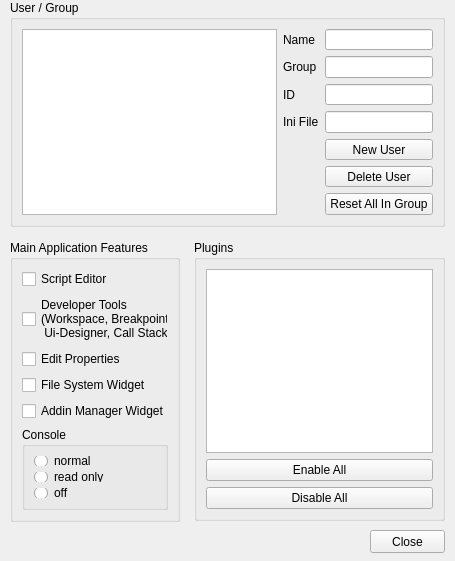
<?xml version="1.0" encoding="UTF-8"?>
<ui version="4.0">
 <class>Form</class>
 <widget class="QWidget" name="Form">
  <property name="geometry">
   <rect>
    <x>0</x>
    <y>0</y>
    <width>455</width>
    <height>561</height>
   </rect>
  </property>
  <property name="windowTitle">
   <string>Form</string>
  </property>
  <widget class="QGroupBox" name="groupBox">
   <property name="geometry">
    <rect>
     <x>10</x>
     <y>240</y>
     <width>170</width>
     <height>282</height>
    </rect>
   </property>
   <property name="title">
    <string>Main Application Features</string>
   </property>
   <layout class="QVBoxLayout" name="verticalLayout_2">
    <item>
     <widget class="QCheckBox" name="checkBox_scriptEditor">
      <property name="text">
       <string>Script Editor</string>
      </property>
     </widget>
    </item>
    <item>
     <widget class="QCheckBox" name="checkBox_devTools">
      <property name="text">
       <string>Developer Tools
(Workspace, Breakpoints,
 Ui-Designer, Call Stack)</string>
      </property>
     </widget>
    </item>
    <item>
     <widget class="QCheckBox" name="checkBox_editProperties">
      <property name="text">
       <string>Edit Properties</string>
      </property>
     </widget>
    </item>
    <item>
     <widget class="QCheckBox" name="checkBox_fileSystem">
      <property name="text">
       <string>File System Widget</string>
      </property>
     </widget>
    </item>
    <item>
     <widget class="QCheckBox" name="checkBox_addInManager">
      <property name="text">
       <string>Addin Manager Widget</string>
      </property>
     </widget>
    </item>
    <item>
     <widget class="QGroupBox" name="groupBox_2">
      <property name="title">
       <string>Console</string>
      </property>
      <layout class="QVBoxLayout" name="verticalLayout">
       <item>
        <widget class="QRadioButton" name="radioButton_consoleNormal">
         <property name="text">
          <string>normal</string>
         </property>
        </widget>
       </item>
       <item>
        <widget class="QRadioButton" name="radioButton_consoleRO">
         <property name="text">
          <string>read only</string>
         </property>
        </widget>
       </item>
       <item>
        <widget class="QRadioButton" name="radioButton_consoleOff">
         <property name="text">
          <string>off</string>
         </property>
        </widget>
       </item>
      </layout>
     </widget>
    </item>
   </layout>
  </widget>
  <widget class="QGroupBox" name="groupBox_3">
   <property name="geometry">
    <rect>
     <x>194</x>
     <y>240</y>
     <width>251</width>
     <height>281</height>
    </rect>
   </property>
   <property name="title">
    <string>Plugins</string>
   </property>
   <layout class="QVBoxLayout" name="verticalLayout_3">
    <item>
     <widget class="QTableView" name="pluginTable"/>
    </item>
    <item>
     <widget class="QPushButton" name="pushButton_pluginsEnableAll">
      <property name="text">
       <string>Enable All</string>
      </property>
     </widget>
    </item>
    <item>
     <widget class="QPushButton" name="pushButton_disableAll">
      <property name="text">
       <string>Disable All</string>
      </property>
     </widget>
    </item>
   </layout>
  </widget>
  <widget class="QGroupBox" name="groupBox_4">
   <property name="geometry">
    <rect>
     <x>10</x>
     <y>0</y>
     <width>435</width>
     <height>227</height>
    </rect>
   </property>
   <property name="title">
    <string>User / Group</string>
   </property>
   <layout class="QHBoxLayout" name="horizontalLayout">
    <item>
     <widget class="QListView" name="userList"/>
    </item>
    <item>
     <layout class="QVBoxLayout" name="verticalLayout_4">
      <item>
       <layout class="QFormLayout" name="formLayout">
        <property name="fieldGrowthPolicy">
         <enum>QFormLayout::AllNonFixedFieldsGrow</enum>
        </property>
        <item row="0" column="0">
         <widget class="QLabel" name="label">
          <property name="text">
           <string>Name</string>
          </property>
         </widget>
        </item>
        <item row="0" column="1">
         <widget class="QLineEdit" name="lineEdit_name"/>
        </item>
        <item row="1" column="0">
         <widget class="QLabel" name="label_2">
          <property name="text">
           <string>Group</string>
          </property>
         </widget>
        </item>
        <item row="1" column="1">
         <widget class="QLineEdit" name="lineEdit_group"/>
        </item>
        <item row="2" column="0">
         <widget class="QLabel" name="label_3">
          <property name="text">
           <string>ID</string>
          </property>
         </widget>
        </item>
        <item row="2" column="1">
         <widget class="QLineEdit" name="lineEdit_id"/>
        </item>
        <item row="3" column="0">
         <widget class="QLabel" name="label_4">
          <property name="text">
           <string>Ini File</string>
          </property>
         </widget>
        </item>
        <item row="3" column="1">
         <widget class="QLineEdit" name="lineEdit_iniFile"/>
        </item>
        <item row="6" column="1">
         <widget class="QPushButton" name="pushButton_resetGroup">
          <property name="text">
           <string>Reset All In Group</string>
          </property>
         </widget>
        </item>
        <item row="4" column="1">
         <widget class="QPushButton" name="pushButton_newUser">
          <property name="text">
           <string>New User</string>
          </property>
         </widget>
        </item>
        <item row="5" column="1">
         <widget class="QPushButton" name="pushButton_delUser">
          <property name="text">
           <string>Delete User</string>
          </property>
         </widget>
        </item>
       </layout>
      </item>
     </layout>
    </item>
   </layout>
  </widget>
  <widget class="QPushButton" name="pushButton_close">
   <property name="geometry">
    <rect>
     <x>370</x>
     <y>530</y>
     <width>75</width>
     <height>23</height>
    </rect>
   </property>
   <property name="text">
    <string>Close</string>
   </property>
  </widget>
 </widget>
 <resources/>
 <connections/>
</ui>
